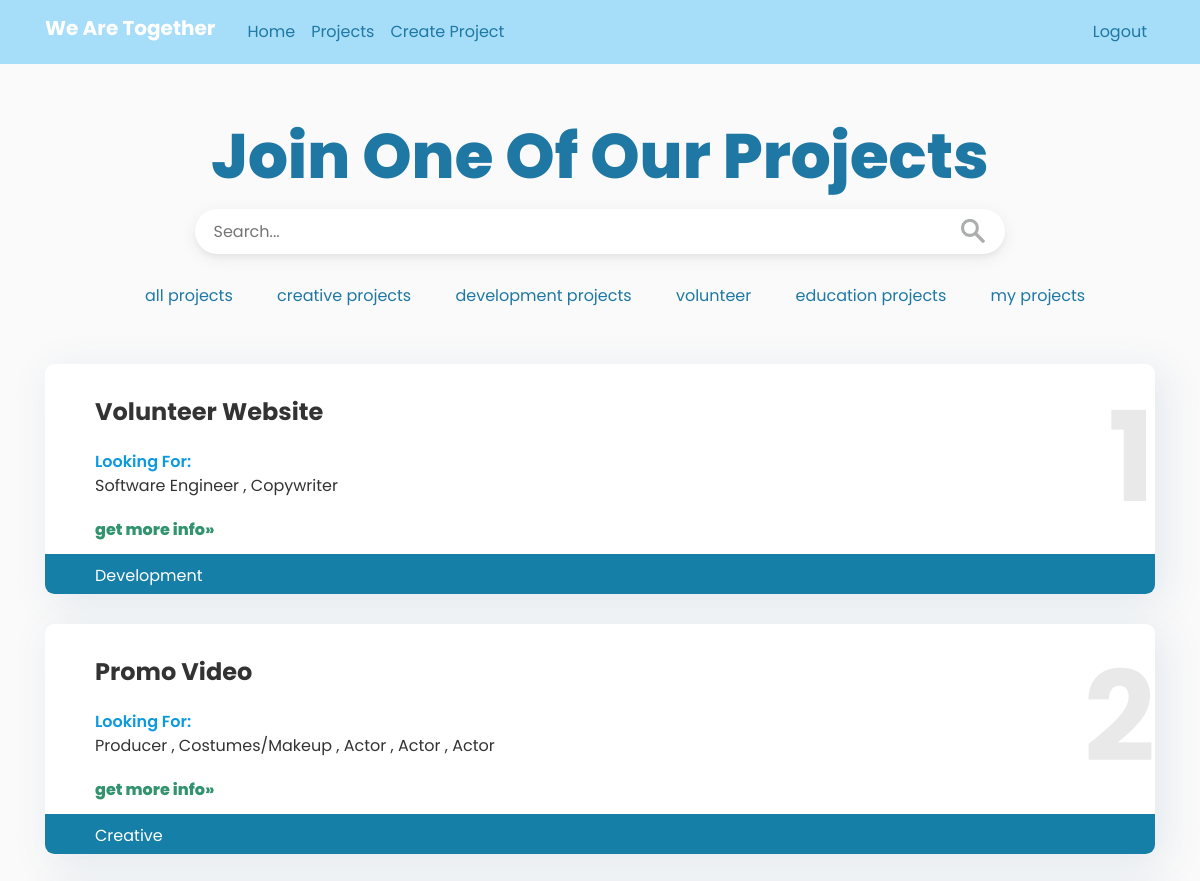
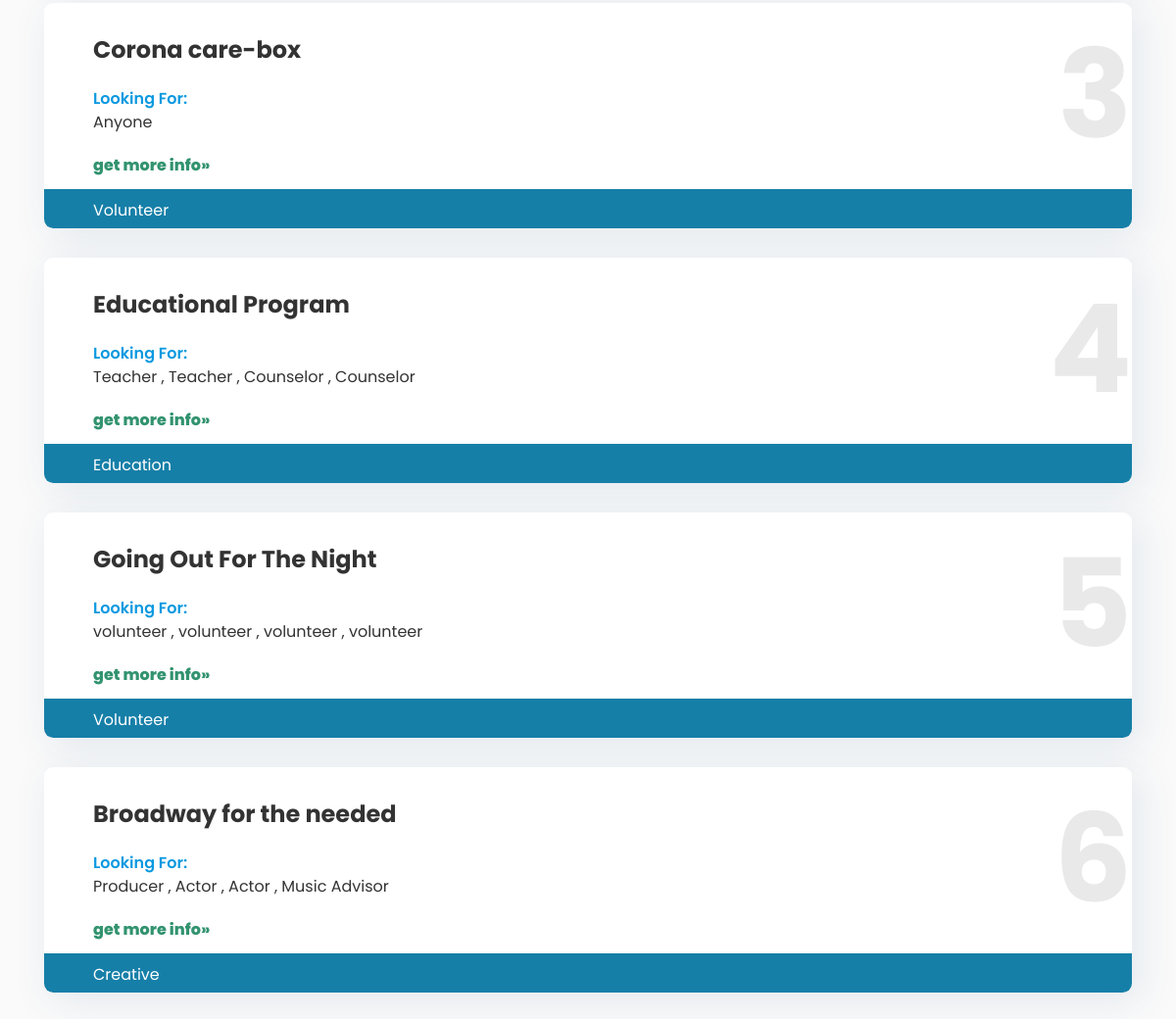
The page /projects (signed in) on the database its author committed (2 pictures, top to bottom).
### we_are_together/models.py (models this page shows, shortened)
class Project(db.Model):
    id = db.Column(db.Integer, primary_key=True)
    project_name = db.Column(db.String(150), nullable=False)
    creation_date = db.Column(db.DateTime, nullable=False, default=datetime.utcnow)
    category = db.Column(db.Integer, nullable=False)
    description = db.Column(db.String(2000), nullable=False)
    need1 = db.Column(db.String(100), nullable=False)
    need2 = db.Column(db.String(100), nullable=True)
    need3 = db.Column(db.String(100), nullable=True)
    need4 = db.Column(db.String(100), nullable=True)
    need5 = db.Column(db.String(100), nullable=True)
    manager = db.Column(db.Integer, nullable=False)
    join1 = db.Column(db.Integer, nullable=True)
    join2 = db.Column(db.Integer, nullable=True)
    join3 = db.Column(db.Integer, nullable=True)
    join4 = db.Column(db.Integer, nullable=True)
    join5 = db.Column(db.Integer, nullable=True)

### we_are_together/routes.py (the view)
@app.route("/projects")
def projects():
    project_filter = request.args.get('project_filter', None)
    project_filter_by_str = request.args.get('project_filter_by_str', None)
    if project_filter == (0 or None):
        defined_projects = Project.query.all()
    else:
        defined_projects = Project.query.filter_by(category=project_filter)
    return render_template('projects.html', title='Projects', projects=defined_projects,
                           category_dict=category_dict)

### we_are_together/models.py (called while the page is built)
@login_manager.user_loader
def load_user(user_id):
    return User.query.get(int(user_id))

### we_are_together/routes.py (called while the page is built)
@app.context_processor
def override_url_for():
    return dict(url_for=dated_url_for)

def dated_url_for(endpoint, **values):
    if endpoint == 'static':
        filename = values.get('filename', None)
        if filename:
            file_path = os.path.join(app.root_path,
                                     endpoint, filename)
            values['q'] = int(os.stat(file_path).st_mtime)
    return url_for(endpoint, **values)

### we_are_together/templates/projects.html
{% extends "layout.html" %}
{% block content %}
    <div>
        <br>
          <div id="title_div">
              <h1>Join One Of Our Projects</h1>
              <form role="search" id="form">
                  <div>
                      <input type="search" id="query" name="project_filter_by_str"
                       placeholder="Search..."
                       aria-label="Search through site content">
                      <button>
                          <img id="search_img" src="{{url_for('static', filename='search-icon-png-18.png')}}" alt="search">
                      </button>
                  </div>
            </form>
              <div id="nav_bar">
              <ul id="breadcrumb">
                  <li class="nav_li"><a
                          href="{{ url_for('projects')}}" id="clicked" >all projects</a></li>
                  <li class="nav_li"><a href="{{ url_for('projects', project_filter=4)}}" >creative projects</a></li>
                  <li class="nav_li"><a href="{{ url_for('projects', project_filter=1)}}" >development projects</a></li>
                  <li class="nav_li"><a href="{{ url_for('projects', project_filter=2)}}" >volunteer</a></li>
                  <li class="nav_li"><a href="{{ url_for('projects', project_filter=3)}}" >education projects</a></li>
                  <li class="nav_li"><a href="{{ url_for('projects', project_filter=5)}}" >my projects </a></li>
              </ul>
              </div>
          </div>
      </div>
    {% for project in projects %}
        <div id="div_projects">
            <div id="project_id">
                <div id="project_text">
                    <div class="project_title">{{ project.project_name }}</div>
                    <div class="looking">Looking For:</div>
                    <div class="positions">
                        {% if project.need1 %}
                        {{ project.need1 }}
                        {% endif %}
                        {% if project.need2 %}
                        {{", " + project.need2 }}
                        {% endif %}
                        {% if project.need3 %}
                        {{", " + project.need3 }}
                        {% endif %}
                        {% if project.need4 %}
                        {{", " + project.need4 }}
                        {% endif %}
                        {% if project.need5 %}
                        {{", " + project.need5 }}
                        {% endif %}
                    </div>
                    <div class="more_info"><a href="{{ url_for('view_project', project_id=project.id) }}">get more info&raquo;</a></div>
                </div>
                <div id="id">{{ project.id }}</div>
            </div>
            <div class="category">{{ category_dict[project.category] }}</div>
        </div>
    {% endfor %}
{% endblock content %}

### we_are_together/static/main.css (style rules this page uses)
html, body { font-family: 'Poppins'; margin: 0; }
body { background: #fafafa; color: #333333; margin-top: 5rem; }
h1, h2, h3, h4, h5, h6 { color: #444444; }
#title_div { text-align: center; padding-bottom: 80px; margin: 0 auto; }
h1 { color: #1F78A4; font-family: Poppins; font-style: normal; font-weight: 800; font-size: 62.797px; line-height: 71.5%; flex: none; order: 0; flex-grow: 0; margin: 30px 0px; }
#form { width: 810px; height: 45px; border-radius: 5px; background: #FFFFFF; box-shadow: 0px 4px 4px rgba(51, 51, 51, 0.04), 0px 4px 16px rgba(51, 51, 51, 0.08); border-radius: 40px; margin: 0 auto; }
#query { all: unset; width: 90%; height: 100%; padding: 10px 10px; text-align: left; }
button { all: unset; cursor: pointer; width: 44px; height: 44px; float: right; }
#search_img { height: 24px; padding-right: 30px; }
#nav_bar { display: flex; flex-direction: row; float: left; margin: 30px auto; margin-left: 40px; }
ul { list-style-type: none; }
.nav_li { display: inline; }
.nav_li a { margin: 0px 20px; display: inline; text-align: center; color: #1F78A4; text-decoration: none; }
#clicked { text-decoration: none; }
#div_projects { margin: 30px auto; width: 100%; height: 230px; background: #FFFFFF; box-shadow: 7.76942px 7.76942px 38.8471px 2.33083px rgba(39, 92, 141, 0.1); border-radius: 9.32331px; }
.project_title { font-size: 24px; margin-top: 0; font-weight: 700; }
#project_text { padding-left: 50px; padding-top: 30px; float: left; margin-bottom: 12px; }
.looking { color: #0B99E0; font-weight: 600; padding-top: 20px; }
.more_info { margin-top: 20px; }
.more_info a { color: #32936F; font-weight: 800; }
.category { height: 40px; background: #167FA8; border-radius: 0 0 9.32331px 9.32331px ; padding: 10px 0 10px 50px; color: white; font-size: 16px; clear: both; }
#id { font-size: 125px; font-weight: 700; padding-top: 0; color: #E9E9E9; text-align: right; }

### rows shown on the page
Project: project_name "Volunteer Website", need1 "Software Engineer", need2 ", Copywriter", id "1", category "Development"
Project: project_name "Promo Video", need1 "Producer", need2 ", Costumes/Makeup", need3 ", Actor", need4 ", Actor", need5 ", Actor", id "2", category "Creative"
Project: project_name "Corona care-box", need1 "Anyone", id "3", category "Volunteer"
Project: project_name "Educational Program", need1 "Teacher", need2 ", Teacher", need3 ", Counselor", need4 ", Counselor", id "4", category "Education"
Project: project_name "Going Out For The Night", need1 "volunteer", need2 ", volunteer", need3 ", volunteer", need4 ", volunteer", id "5", category "Volunteer"
Project: project_name "Broadway for the needed", need1 "Producer", need2 ", Actor", need3 ", Actor", need4 ", Music Advisor", id "6", category "Creative"
